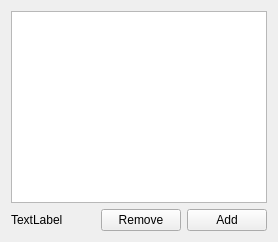
         <widget class="QWidget" name="tab_10">
          <attribute name="title">
           <string>Flat</string>
          </attribute>
          <layout class="QGridLayout" name="gridLayout_6">
           <item row="0" column="0" colspan="3">
            <widget class="QListWidget" name="listWidget_4">
             <property name="selectionMode">
              <enum>QAbstractItemView::ExtendedSelection</enum>
             </property>
            </widget>
           </item>
           <item row="1" column="0">
            <widget class="QLabel" name="label_29">
             <property name="text">
              <string>TextLabel</string>
             </property>
            </widget>
           </item>
           <item row="1" column="1">
            <widget class="QPushButton" name="pushButton_9">
             <property name="sizePolicy">
              <sizepolicy hsizetype="Fixed" vsizetype="Fixed">
               <horstretch>0</horstretch>
               <verstretch>0</verstretch>
              </sizepolicy>
             </property>
             <property name="text">
              <string>Remove</string>
             </property>
             <property name="icon">
              <iconset>
               <normaloff>img/list-remove.png</normaloff>img/list-remove.png</iconset>
             </property>
            </widget>
           </item>
           <item row="1" column="2">
            <widget class="QPushButton" name="pushButton_8">
             <property name="sizePolicy">
              <sizepolicy hsizetype="Fixed" vsizetype="Fixed">
               <horstretch>0</horstretch>
               <verstretch>0</verstretch>
              </sizepolicy>
             </property>
             <property name="text">
              <string>Add</string>
             </property>
             <property name="icon">
              <iconset>
               <normaloff>img/list-add.png</normaloff>img/list-add.png</iconset>
             </property>
            </widget>
           </item>
          </layout>
         </widget>
